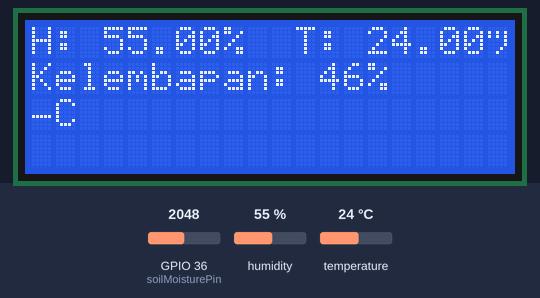
The sketch below on a simulated ESP32. On the bench: 20×4 character LCD. The test bench sets the inputs (shaded band); at power-on: GPIO 36 (soilMoisturePin) = 2048, humidity 55 %, temperature 24 °C. WiFi joins after 1.5 s; servers stay silent unless stated; what the sketch prints to the serial monitor is not drawn.

Above: at 3.0 s.
3.1 s: GPIO 36 (soilMoisturePin) set to 2641
At 4.2 s:
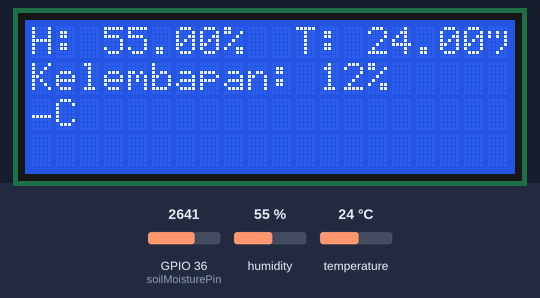
4.6 s: GPIO 36 (soilMoisturePin) set to 2765
At 5.2 s:
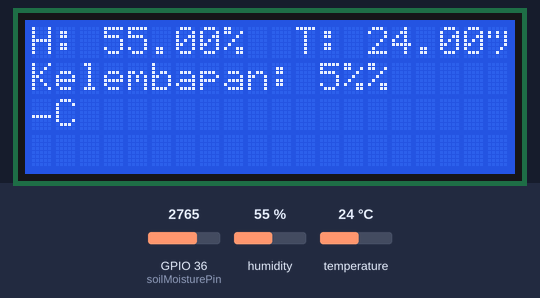
6.1 s: humidity set to 22 %
At 9.0 s:
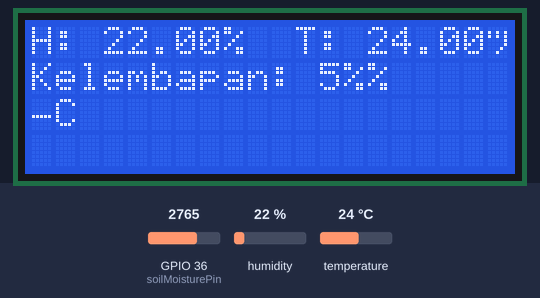
9.5 s: temperature set to 12 °C
At 10.5 s:
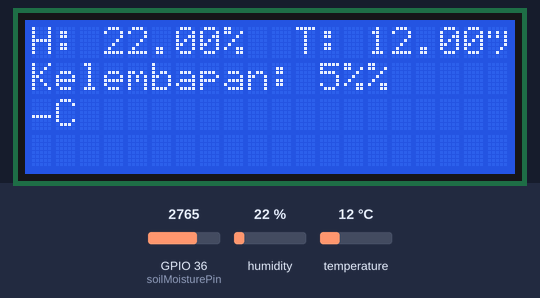
11.6 s: GPIO 36 (soilMoisturePin) set to 2047
At 12.1 s:
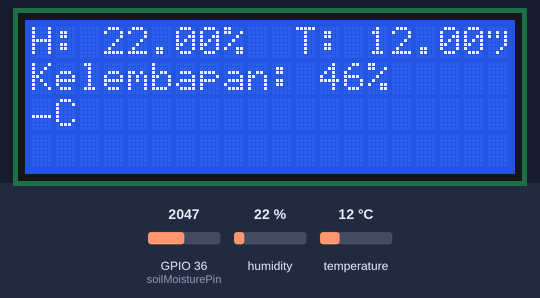
13.1 s: humidity set to 40 %
At 15.6 s:
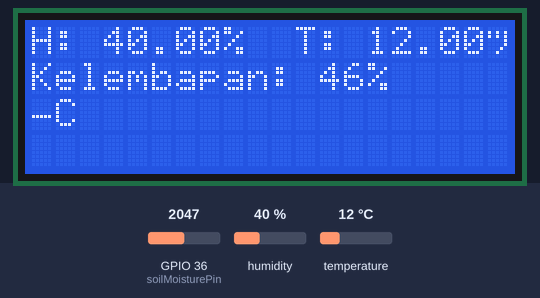
Timing chart, 0 to 16.7 s (numbered marks = the images above; inputs shaded):
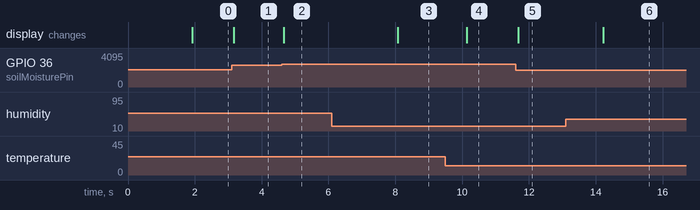

The sketch:

Exercise6-dhtMoistureSendBlynk.ino
```cpp
#define BLYNK_PRINT Serial
#define BLYNK_TEMPLATE_ID "TMPL6-oQtxAn8"
#define BLYNK_TEMPLATE_NAME "Latihan Dht"
#define BLYNK_AUTH_TOKEN "E35DXG3peFjV3Q80oZhrnClhFGqiC81i"

#define DHTPIN 5
#define DHTTYPE DHT11

const int soilMoisturePin = 36;

#include <Wire.h>
#include <LiquidCrystal_I2C.h>
#include <WiFi.h>
#include <WiFiClient.h>
#include <BlynkSimpleEsp32.h>
#include <Wire.h>
#include "DHT.h"

char ssid[] = "Ws-Eletronika";
char pass[] = "@bpvppdg25";

LiquidCrystal_I2C lcd(0x27, 20, 4);
DHT dht(DHTPIN, DHTTYPE);

unsigned int lastSendTime = 0;
const int intervalSend = 2000;

void setup() {

  Serial.begin(9600);

  Blynk.begin(BLYNK_AUTH_TOKEN, ssid, pass);

  dht.begin();
  lcd.init();
  lcd.backlight();
}

void loop() {


  float t = dht.readTemperature();
  float h = dht.readHumidity();

  int nilaiAdc = analogRead(soilMoisturePin);
  int soilMoisturePercent = map(nilaiAdc, 2870, 1090, 0, 100);
  soilMoisturePercent = constrain(soilMoisturePercent, 0, 100);

  if (millis() - lastSendTime >= intervalSend) {

    Blynk.virtualWrite(V0, t);
    Blynk.virtualWrite(V1, h);
    Blynk.virtualWrite(V2, soilMoisturePercent);

    lastSendTime = millis();
  }


  Serial.print(F("Humidity: "));
  Serial.print(h);
  Serial.print(F("%  Temperature: "));
  Serial.print(t);
  Serial.println(F("°C \n"));

  Serial.print(soilMoisturePercent);

  lcd.setCursor(0, 0);
  lcd.print("H: ");
  lcd.print(h);
  lcd.print("%  T: ");
  lcd.print(t);
  lcd.print("°C");
  lcd.setCursor(0, 1);
  lcd.print("Kelembapan: ");
  lcd.print(soilMoisturePercent);
  lcd.print("%");
}
```

Measured:
- the behaviour switches between 2692 and 2693 on GPIO 36 (soilMoisturePin) (found by bisection; images 1 and 2)
- after the input at 3.1 s, the display: changes after 0.07 s (image 1)
- after the input at 4.6 s, the display: changes after 0.07 s (image 2)
- after the input at 6.1 s, the display: changes after 2.0 s (image 3)
- after the input at 9.5 s, the display: changes after 0.63 s (image 4)
- after the input at 11.6 s, the display: changes after 0.08 s (image 5)
- after the input at 13.1 s, the display: changes after 1.1 s (image 6)
